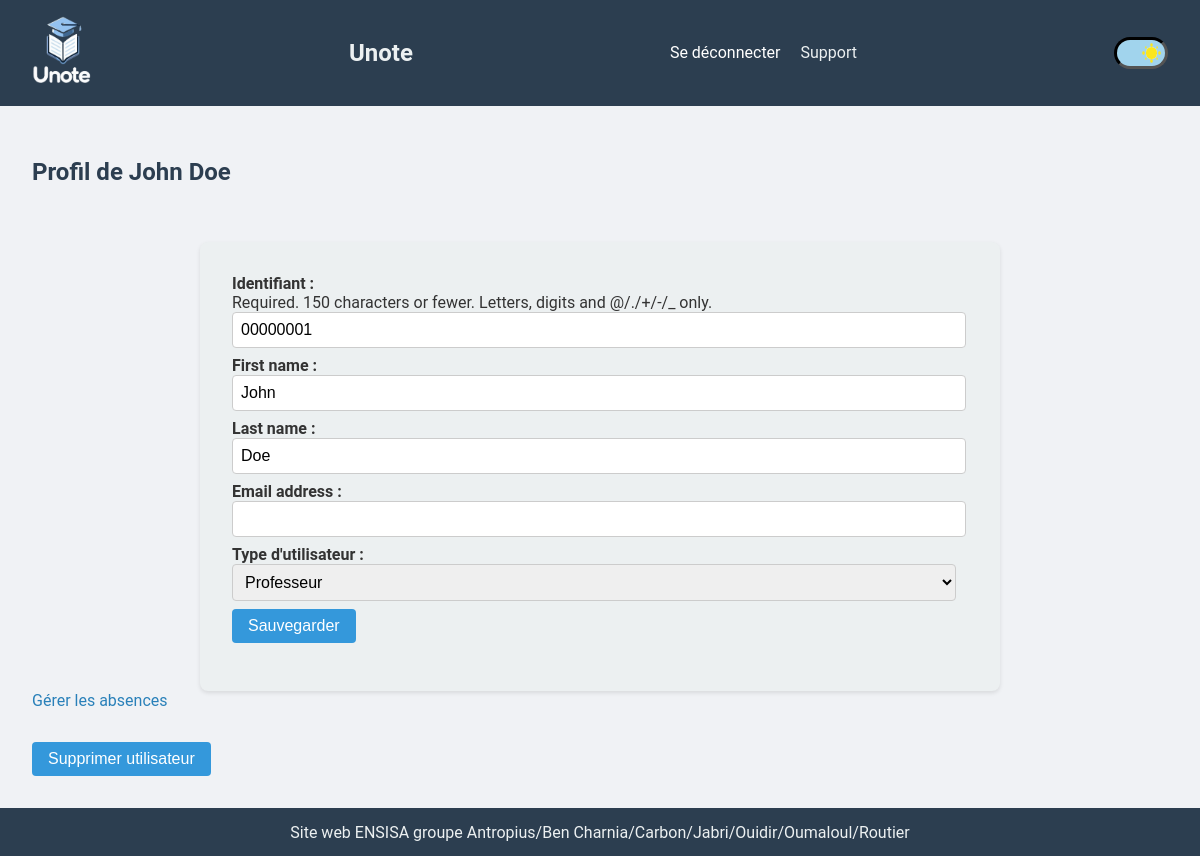
/profile/2/ (signed in), run on the app's committed database.
### users/models.py (models this page shows, shortened)
class CustomUser(AbstractUser):
    USER_TYPE_CHOICES = (
        ('student', 'Étudiant'),
        ('teacher', 'Professeur'),
        ('admin', 'Administrateur'),
    )
    user_type = models.CharField(max_length=20, choices=USER_TYPE_CHOICES,
                                 default='student')

### users/views.py (the view, shortened to what this page needs)
# urls.py: path('profile/<int:user_id>/', views.ProfileView.as_view(),
@method_decorator(login_required, name='dispatch')
class ProfileView(FormView):
    template_name = "users/profile.html"
    form_class = UserProfileForm
    success_url = reverse_lazy('administration:dashboard')
    def get_form_kwargs(self):
        kwargs = super().get_form_kwargs()
        user_id = self.kwargs.get('user_id')
        if user_id:
            user = get_object_or_404(CustomUser, pk=user_id)
            kwargs['instance'] = user
        else:
            kwargs['instance'] = self.request.user
        return kwargs
    def get_context_data(self, **kwargs):
        context = super().get_context_data(**kwargs)
        user_id = self.kwargs.get('user_id')
        if user_id:
            user = get_object_or_404(CustomUser, pk=user_id)
            context['profile_user'] = user
        return context
    def dispatch(self, request, *args, **kwargs):
        if not request.user.user_type == 'admin':
            return redirect('main:error_403')
        return super().dispatch(request, *args, **kwargs)

### users/forms.py
class UserProfileForm(ModelForm):
    class Meta:
        model = CustomUser
        fields = ["username", "first_name", "last_name", "email", "user_type"]
        labels = {
            'username': 'Identifiant',
            'user_type': 'Type d\'utilisateur',
        }
    def __init__(self, *args, **kwargs):
        super().__init__(*args, **kwargs)
        user = self.instance
        self.fields['username'].initial = user.username
        self.fields['username'].widget.attrs['readonly'] = True
        self.fields['first_name'].initial = user.first_name
        self.fields['last_name'].initial = user.last_name
        self.fields['email'].initial = user.email

### users/templates/users/profile.html (shortened to what this page needs)
{% extends 'users/base.html' %}
{% block content %}
<h2>Profil de {{ profile_user.first_name }} {{ profile_user.last_name }}</h2>
<div class="form-holder">
    <div class="form-content">
        <div class="form-items revert-colors">
            <form method="post">
                {{form}}
                <input class="black-text" type="submit" value="Sauvegarder">
            </form>
        </div>
    </div>
</div>
<div>
    <a href="{% url 'administration:attendance_of' profile_user.id %}"
       class="internal-link link2">Gérer les absences</a>
</div>
<div id="no-background" class="form-items revert-colors">
    <form method="post"
          action="{% url 'users:delete_user' profile_user.id %}">
        <input class="black-text" type="submit" value="Supprimer utilisateur">
    </form>
</div>
{% endblock %}

### static/style.css (style rules this page uses)
:root { --secondary-color: #2c3e50; --admin-menu-link-color: #2980b9; --title-link-color: #2980b9; --background-schedule-color: #f0f2f5; --background-schedule-color2: #fff; --schedule-title-color: #1285a1; --taken-cells-background-color: #87d2ff; --taken-cells-exam-background-color: #ff7777; --title-color: #2c3e50; --button-color2: #fff; --link2-color: #2980b9; --submit-background-color1: #2980b9; --body-text-color: #333; --main-text-color: #ecf0f1; --notes-section-color: #333; --notes-section-button-color: #333; --form-input-color: #fff; --form-input-background-color: #ecf0f1; --link-color: #2980b9; --table-border-color: #ddd; --link-hover-color: #732d91; --lates-link-color: #2980b9; --button-background-color: #3498db; --button-link-color: #3498db; --main-background-color: #f0f2f5; --background-color-1: #f0f2f5; --call-done-background-color: #c0fdde; --white-color: #fff; --f2-color): #f2f2f2; --placeholder-color: #888888; --font-size: 16px; --toggle_height: 16em; --toggle_width: 30em; --toggle_btn_radius: 10em; --background-color-night: #080125; --background-color-day: #A1D4ED; --moon_color: #D9FBFF; --scroll-behavior: smooth; scroll-behavior: var(--scroll-behavior); }
::placeholder { color: var(--placeholder-color); }
body { font-family: 'Roboto', sans-serif; background-color: var(--main-background-color); margin: 0; padding: 0; color: var(--body-text-color); }
h2, h3 { font-size: 1.5em; color: var(--title-color); margin-bottom: 1em; }
a.link2 { color: var(--link2-color); }
a, a:hover { text-decoration: none; }
a { color: var(--link-color); }
input[type="text"], input[type="number"], select { padding: 0.25em; border: 1px solid #ccc; border-radius: 4px; }
.form-holder { display: flex; justify-content: center; align-items: flex-start; height: 100%; padding-top: 2em; }
.form-items.revert-colors { background-color: var(--form-input-background-color); }
.form-items.revert-colors input.black-text, button.black-text { color: var(--form-input-color); }
.form-content { max-width: 800px; width: 100%; }
#no-background { background: none; box-shadow: none; padding-left: 0; }
.form-items { background-color: var(--main-text-color); padding: 2em; border-radius: 8px; box-shadow: 0 2px 4px rgba(0, 0, 0, 0.1); }
.form-items form { margin-bottom: 1em; }
.form-items input[type="text"], .form-items input[type="file"], .form-items select { width: calc(100% - 20px); padding: 0.5em; border: 1px solid #ccc; border-radius: 4px; margin-bottom: 0.5em; font-size: 1em; }
.form-items input[type="submit"] { background-color: var(--button-background-color); border: none; color: var(--white-color); padding: 0.5em 1em; font-size: 1em; cursor: pointer; border-radius: 4px; }
.form-items input[type="datetime-local"], .form-items input[type="number"], .form-items select, .form-items input[type="checkbox"] { width: calc(100% - 12px); padding: 0.5em; border: 1px solid #ccc; border-radius: 4px; margin-bottom: 0.5em; font-size: 1em; }
.form-items label { font-weight: bold; }
input[type="email"] { width: calc(100% - 20px); padding: 0.5em; border: 1px solid #ccc; border-radius: 4px; margin-bottom: 0.5em; font-size: 1em; }
body { transition: all .2s ease-in-out; }

### data on the page
CustomUser: first_name "John", last_name "Doe", username "00000001", user_type "Professeur"
